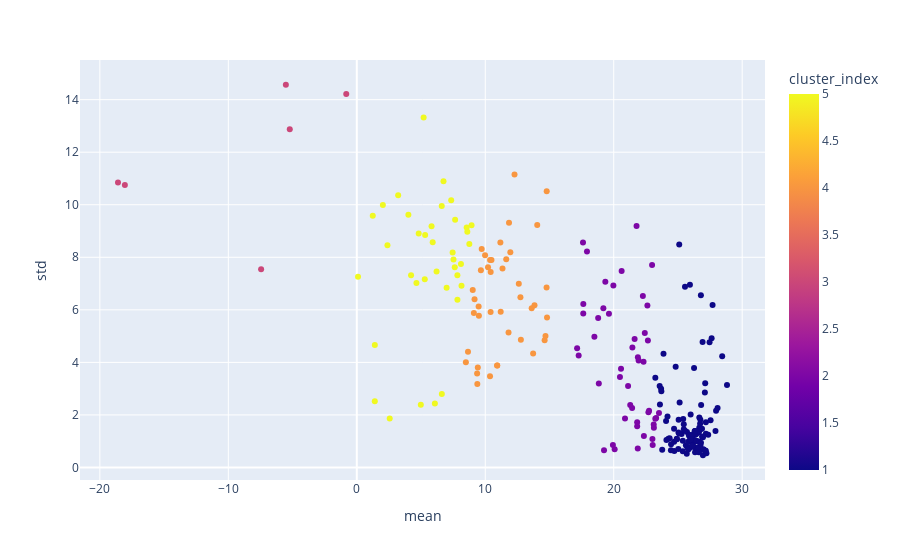

The cell this chart's notebook holds for it:
### Code cell
fig = px.scatter(group_stat, x='mean', y='std', color="cluster_index", hover_data=[group_stat.index])
fig.show()

### Figure 1 — Plotly figure (JSON) as saved in the notebook; plotly's stock layout.template omitted (floating-point values rounded to 4 significant figures; data arrays with more than 128 entries replaced by an {"elided": "..."} marker saying what was removed)
{"data": [{"customdata": {"elided": "242x1 str values"}, "hovertemplate": "mean=%{x}<br>std=%{y}<br>Country=%{customdata[0]}<br>cluster_index=%{marker.color}<extra></extra>", "legendgroup": "", "marker": {"color": {"elided": "242 int values"}, "coloraxis": "coloraxis", "symbol": "circle"}, "mode": "markers", "name": "", "orientation": "v", "showlegend": false, "type": "scatter", "x": {"elided": "242 float values"}, "xaxis": "x", "y": {"elided": "242 float values"}, "yaxis": "y"}], "layout": {"coloraxis": {"colorbar": {"title": {"text": "cluster_index"}}, "colorscale": [[0, "#0d0887"], [0.1111, "#46039f"], [0.2222, "#7201a8"], [0.3333, "#9c179e"], [0.4444, "#bd3786"], [0.5556, "#d8576b"], [0.6667, "#ed7953"], [0.7778, "#fb9f3a"], [0.8889, "#fdca26"], [1, "#f0f921"]]}, "legend": {"tracegroupgap": 0}, "margin": {"t": 60}, "xaxis": {"anchor": "y", "domain": [0, 1], "title": {"text": "mean"}}, "yaxis": {"anchor": "x", "domain": [0, 1], "title": {"text": "std"}}}}
